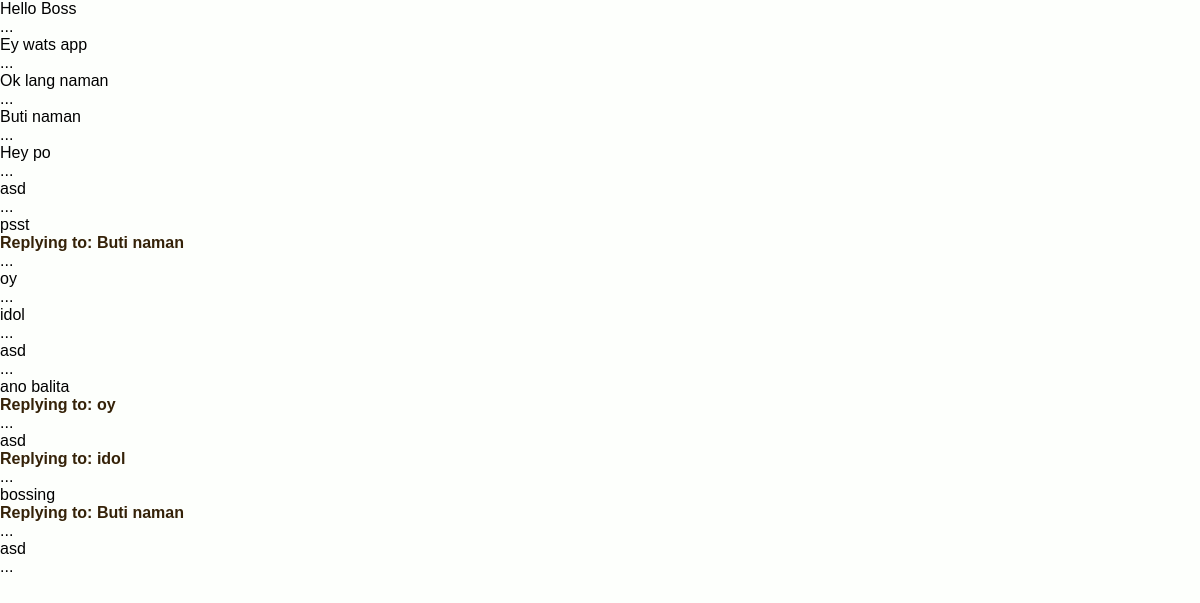
The app's page /chat_upgrade/direct/display_messages.php?seller_email=maranathabarredo@gmail.com (signed in), older data.
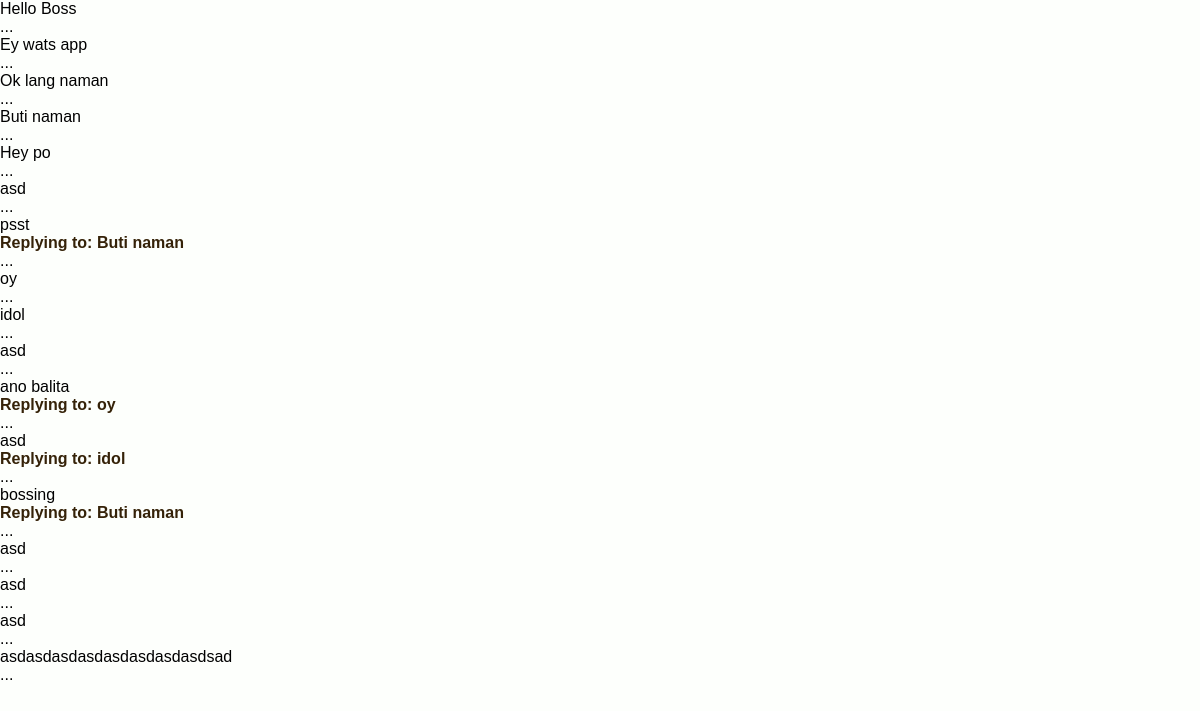
The same page, newer data.
### tables this page shows
CREATE TABLE `messages` (
  `id` int(11) NOT NULL,
  `sender_id` int(11) NOT NULL,
  `receiver_id` int(11) NOT NULL,
  `message` text NOT NULL,
  `file_path` varchar(255) DEFAULT NULL,
  `reply_to` int(11) DEFAULT NULL,
  `timestamp` timestamp NOT NULL DEFAULT current_timestamp(),
  `status` tinyint(4) DEFAULT 0
);

### chat_upgrade/direct/display_messages.php (the view, shortened to what this page needs)
<?php
include "../conn.php";
if (isset($_GET['seller_email']) && !empty($_GET['seller_email'])) {
    $recipient_email = mysqli_real_escape_string($conn, $_GET['seller_email']);
    $sender_id = $_SESSION['user_id'];
    $recipient_query = "SELECT id FROM users WHERE email = ?";
    $stmt = $conn->prepare($recipient_query);
    $stmt->bind_param('s', $recipient_email);
    $stmt->execute();
    $recipient_result = $stmt->get_result();
    if ($recipient_result->num_rows > 0) {
        $recipient_data = $recipient_result->fetch_assoc();
        $recipient_id = $recipient_data['id'];
        $sql = "SELECT * FROM messages WHERE
                (sender_id = ? AND receiver_id = ?)
                OR (sender_id = ? AND receiver_id = ?)
                ORDER BY timestamp ASC";
        $stmt = $conn->prepare($sql);
        $stmt->bind_param('iiii', $sender_id, $recipient_id, $recipient_id, $sender_id);
        if ($stmt->execute()) {
            $result = $stmt->get_result();
            while ($row = $result->fetch_assoc()) {
                $message = htmlspecialchars($row['message']);
                $reply_to = $row['reply_to'];
                $message_id = $row['id'];
                $message_class = ($row['sender_id'] == $sender_id) ? 'sent' : 'received';
                echo "<div class='message-item $message_class' id='message-$message_id'>";
                echo "<div class='message-content'>";
                echo "<div class='original-message'>";
                echo "<p class='message-text'>$message</p>";
                echo "</div>";
                if ($reply_to) {
                    $reply_sql = "SELECT message, file_path FROM messages WHERE id = ?";
                    $reply_stmt = $conn->prepare($reply_sql);
                    $reply_stmt->bind_param('i', $reply_to);
                    $reply_stmt->execute();
                    $reply_result = $reply_stmt->get_result();
                    $reply_message = $reply_result->fetch_assoc();
                    if ($reply_message) {
                        $reply_text = htmlspecialchars($reply_message['message']);
                        echo "<div class='replied-message' style='position: relative;'>";
                        echo "<a href='#message-$reply_to' class='reply-link'><p class='replied-text'><strong>Replying to:</strong> $reply_text</p>";
                        echo "</a></div>";
                    }
                }
                echo "<div class='message-options'>";
                echo "<span class='ellipsis'>...</span>";
                echo "</div>";
                echo "</div>";
                echo "</div>";
            }
        } else {
            echo "Error loading messages: " . $stmt->error;
        }
    } else {
        echo "Recipient not found.";
    }
} else {
    echo "Recipient email is missing.";
}
?>
<link rel="stylesheet" href="style.css">

Row changes from the older to the newer data that the page shows:
added messages: message "asd"
added messages: message "asd"
added messages: message "asdasdasdasdasdasdasdasdsad"
